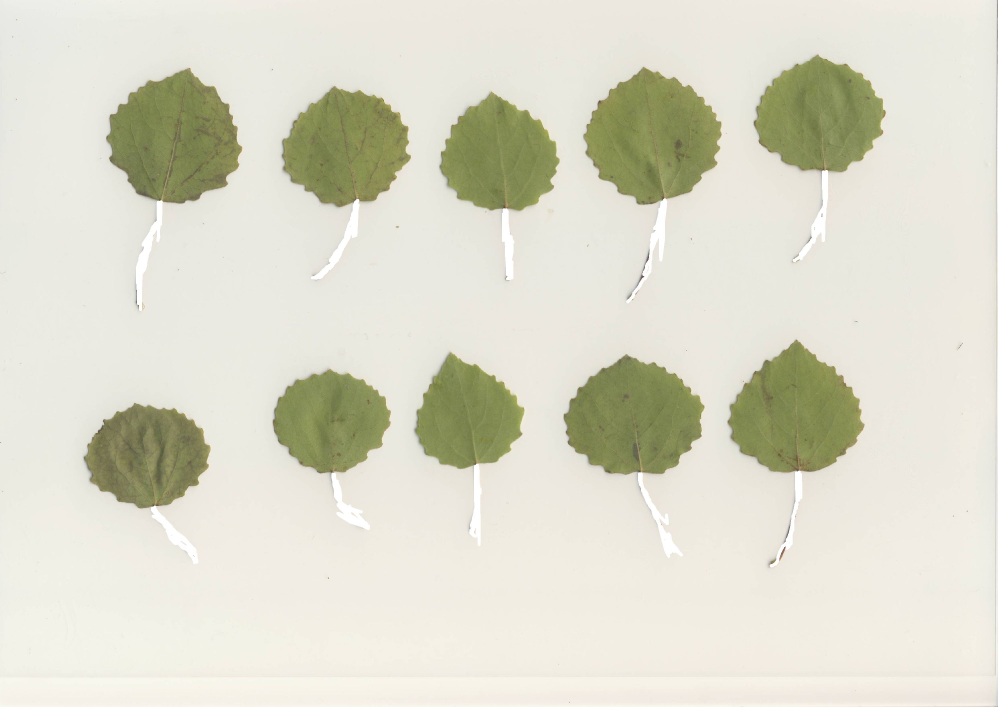
#> input picture extract_vein_by_region_grow/split_before/_25,38.JPG, 2992 x 2121 px (shown at 1/3 size); its folder holds only this picture in this run
$ python -i leave_splite.py   (imports and definitions only)
#> lines starting #> are read from the running program, lines starting #| are printed output that depends on the picture; after the words box and inside, x2 and y2 are one past the last pixel; in counts of white or black regions, pixels touching at a corner belong together
import numpy as np
import matplotlib.pyplot as plt
import matplotlib.patches as mpatches
from skimage import data,filters,segmentation,measure,morphology,color
import cv2
import os


def splite_img(image):
    """
    Args:
        image - leaves image to be splited
    Ret:
        a list that contains splited images
    """
#> called with image = 'split_before/_25,38.JPG'

    img=cv2.imread(image)
#> img is the input picture: shape (2121, 2992, 3); mean B, G, R 202.7, 218.9, 219.8

    # kernel = cv2.getStructuringElement(cv2.MORPH_RECT, (5, 5))
    # closed = cv2.morphologyEx(img, cv2.MORPH_CLOSE, kernel)
    # opened = cv2.morphologyEx(img, cv2.MORPH_OPEN, kernel)

    GrayImage=cv2.cvtColor(img,cv2.COLOR_BGR2GRAY)
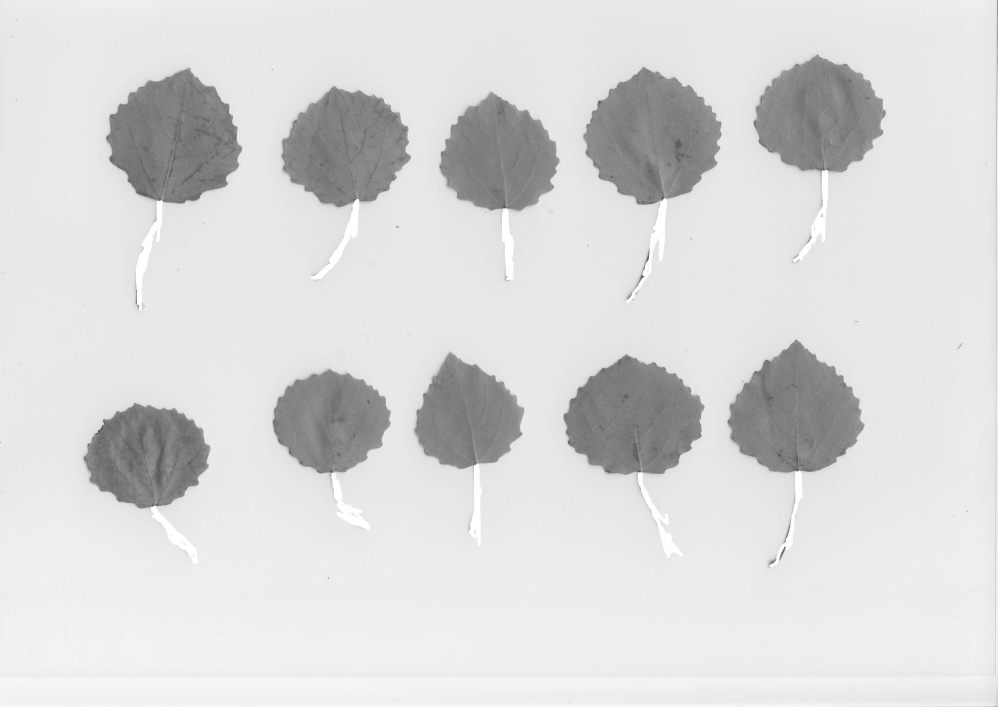
#> GrayImage: shape (2121, 2992) (shown at 1/3 size); min 61, max 255, mean 217.3
    ret,thresh2=cv2.threshold(GrayImage,165,255,cv2.THRESH_BINARY_INV)
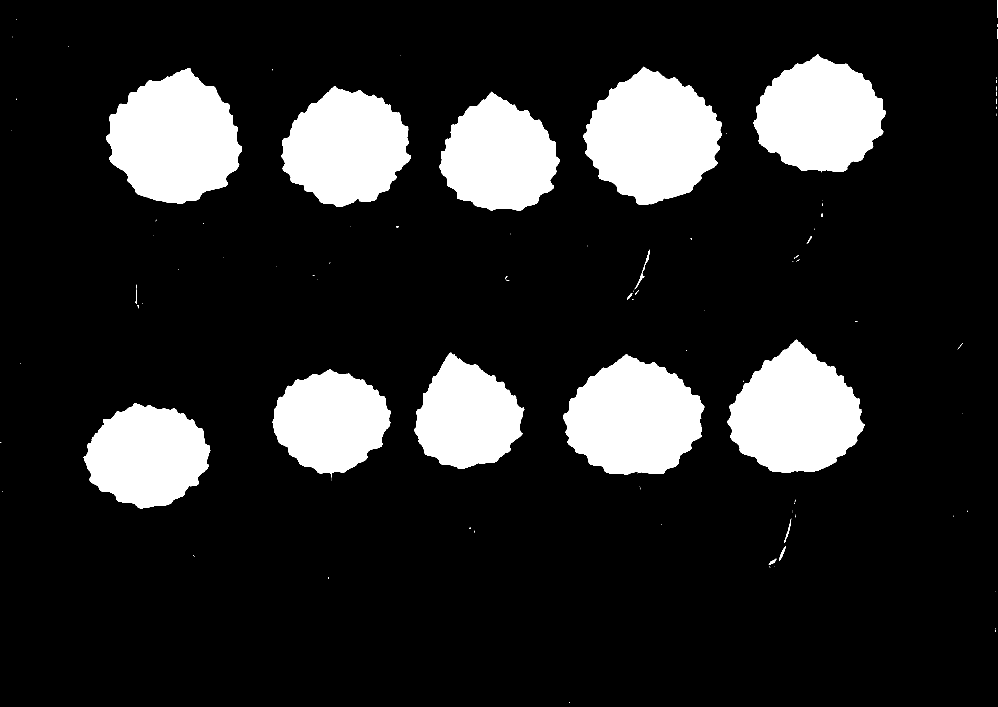
#> thresh2: shape (2121, 2992) (shown at 1/3 size); 15.5% white; 118 white regions (94 under 20 px), largest, box (x1, y1, x2, y2) and area: (1750, 200, 2164, 614) 117809, (319, 204, 726, 611) 116024, (2183, 1019, 2593, 1418) 109348

    thresh =filters.threshold_otsu(thresh2) #阈值分割
#> thresh = 0
    bw =morphology.closing(thresh2 > thresh, morphology.square(3)) #闭运算
#> bw: shape (2121, 2992) bool; 15.5% white; 99 white regions (73 under 20 px), largest, box (x1, y1, x2, y2) and area: (1750, 200, 2164, 614) 117862, (319, 204, 726, 611) 116072, (2183, 1019, 2593, 1418) 109379

    cleared = bw.copy()  #复制
    segmentation.clear_border(cleared)  #清除与边界相连的目标物

    label_image =measure.label(cleared)  #连通区域标记
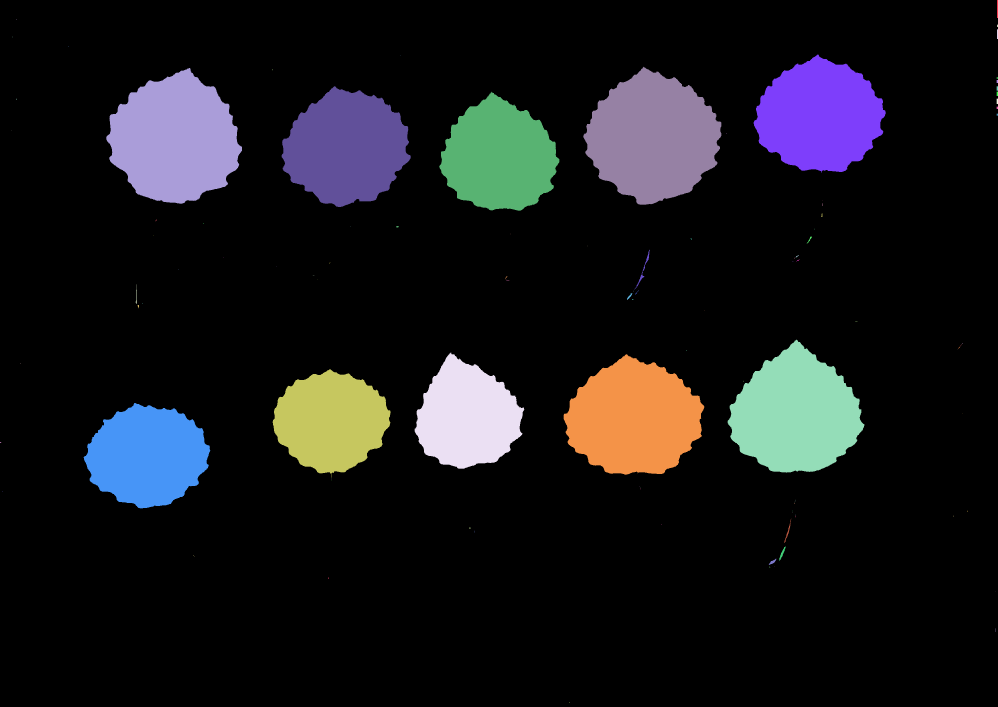
#> label_image: shape (2121, 2992) int32 (shown at 1/3 size); 100 distinct labels, from 0 to 99; one colour per label, 0 black
    borders = np.logical_xor(bw, cleared) #异或
#> borders: shape (2121, 2992) bool; every value is 0
    label_image[borders] = -1
    image_label_overlay =color.label2rgb(label_image, image=thresh2) #不同标记用不同颜色显示
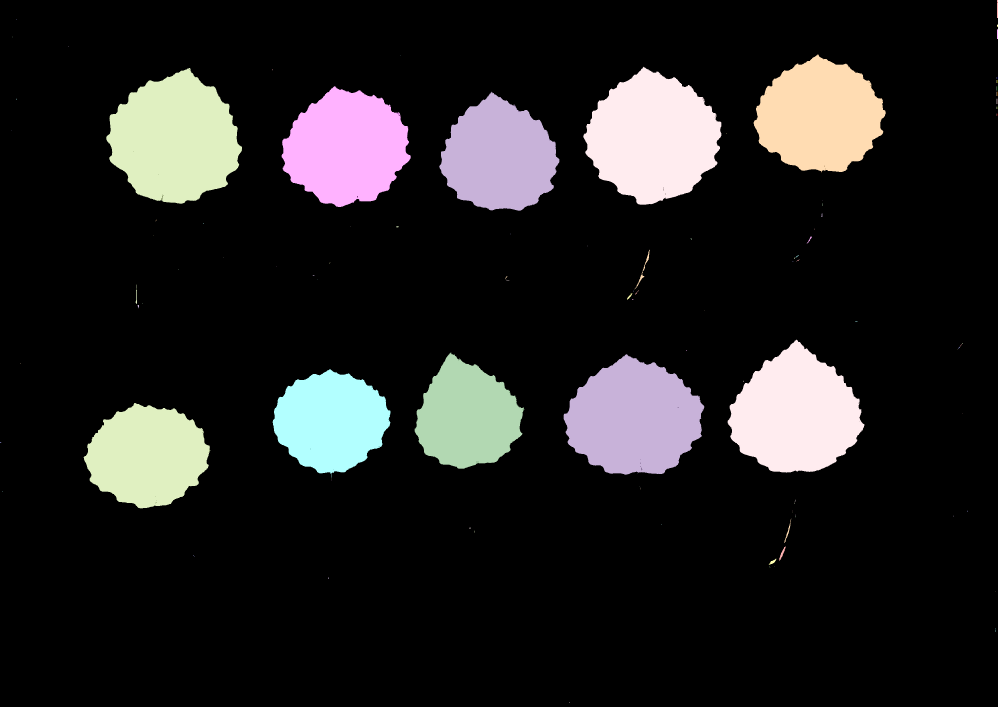
#> image_label_overlay: shape (2121, 2992, 3) float64 (shown at 1/3 size); mean R, G, B 0.137, 0.132, 0.132

    # fig,(ax0,ax1)= plt.subplots(1,2, figsize=(8, 6))
    # ax0.imshow(cleared,plt.cm.gray)
    # ax1.imshow(image_label_overlay)

    rec=[]
    for region in measure.regionprops(label_image): #循环得到每一个连通区域属性集
        #忽略小区域
        if region.area < 2000 or region.area>1e6:
            continue
        # print(region.bbox)
        # print(region.centroid)

        #绘制外包矩形
        minr, minc, maxr, maxc = region.bbox
        region_crop = [minr, maxr, minc, maxc]
        rect = mpatches.Rectangle((minc, minr), maxc - minc, maxr - minr,
                                  fill=False, edgecolor='red', linewidth=2)
        # ax1.add_patch(rect)
        rec.append(region_crop)
#> this loop made 99 passes
#> (minr, minc, maxr, maxc, region_crop) on passes 7, 9, 10, 14, 16, 59: (163, 2261, 519, 2657, [163, 519, 2261, 2657]), (200, 1750, 614, 2164, [200, 614, 1750, 2164]), (204, 319, 611, 726, [204, 611, 319, 726]), (259, 845, 621, 1232, [259, 621, 845, 1232]), (275, 1318, 632, 1678, [275, 632, 1318, 1678]), (1019, 2183, 1418, 2593, [1019, 1418, 2183, 2593])
#> after the loop, rec = [[163, 519, 2261, 2657], [200, 614, 1750, 2164], [204, 611, 319, 726], [259, 621, 845, 1232], [275, 632, 1318, 1678], [1019, 1418, 2183, 2593], [1057, 1406, 1244, 1573], [1063, 1424, 1691, 2113], [1107, 1433, 818, 1172], [1209, 1525, 251, 631]]
    # print(rec)

    rec1 = [x for x in rec if (x[0] <=1000) and ((x[1]-x[0])/(x[3]-x[2])<10) and ((x[1]-x[0])/(x[3]-x[2])>0.1)]
#> rec1 = [[163, 519, 2261, 2657], [200, 614, 1750, 2164], [204, 611, 319, 726], [259, 621, 845, 1232], [275, 632, 1318, 1678]]
    rec2 = [x for x in rec if (x[0] > 1000) and ((x[1]-x[0])/(x[3]-x[2])<10) and ((x[1]-x[0])/(x[3]-x[2])>0.1)]
#> rec2 = [[1019, 1418, 2183, 2593], [1057, 1406, 1244, 1573], [1063, 1424, 1691, 2113], [1107, 1433, 818, 1172], [1209, 1525, 251, 631]]
    rec1 = sorted(rec1, key=lambda x: x[2])
#> rec1 = [[204, 611, 319, 726], [259, 621, 845, 1232], [275, 632, 1318, 1678], [200, 614, 1750, 2164], [163, 519, 2261, 2657]]
    rec2 = sorted(rec2, key=lambda x: x[2])
#> rec2 = [[1209, 1525, 251, 631], [1107, 1433, 818, 1172], [1057, 1406, 1244, 1573], [1063, 1424, 1691, 2113], [1019, 1418, 2183, 2593]]
    rec3 = rec1 + rec2
#> rec3 = [[204, 611, 319, 726], [259, 621, 845, 1232], [275, 632, 1318, 1678], [200, 614, 1750, 2164], [163, 519, 2261, 2657], [1209, 1525, 251, 631], [1107, 1433, 818, 1172], [1057, 1406, 1244, 1573], [1063, 1424, 1691, 2113], [1019, 1418, 2183, 2593]]
    # print(rec3)

    # fig.tight_layout()
    # plt.show()
    a = []
    for x in rec3:
        crop_img = img[x[0]:x[1], x[2]:x[3]]
        a.append(crop_img)
#> this loop made 10 passes
#> pass 1, in splite_img, `crop_img = img[x[0]:x[1], x[2]:x[3]]`:
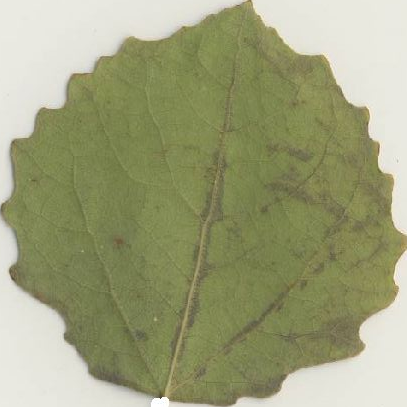
#> crop_img: shape (407, 407, 3); mean B, G, R 122.8, 160.1, 157.1
#> pass 2, in splite_img, `crop_img = img[x[0]:x[1], x[2]:x[3]]`:
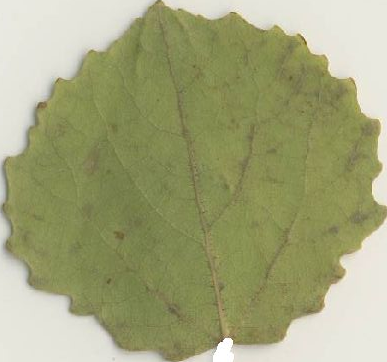
#> crop_img: shape (362, 387, 3); mean B, G, R 122, 164, 161.4
#> pass 3, in splite_img, `crop_img = img[x[0]:x[1], x[2]:x[3]]`:
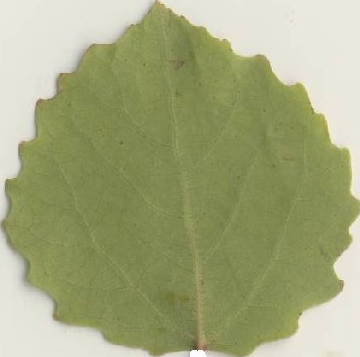
#> crop_img: shape (357, 360, 3); mean B, G, R 123.8, 167, 161.8
#> after the loop, a = 10 items
        # cv2.imshow('cropped', crop_img)
        # cv2.waitKey(0)
    return a


def get_imlist(path):
    """
    Returns a list of filenames for all jpg images in a directory. """

    return [os.path.join(path,f) for f in os.listdir(path) if f.endswith('.JPG')]


def split_save_images(img_path, save_path):
    '''
    Args: img_path : for example - './split_before/'
          save_path : for example - './split_after/'

    '''
    images_list = get_imlist(img_path)
    f = os.listdir(img_path)
    print(f)
    print(images_list)

    for d in range(len(images_list)):
        print(images_list[d]+' is being splited ......')
        seg =splite_img(images_list[d])

        for x in range(len(seg)):
            cv2.imwrite(save_path+"seg" +f[d]+'_%x'%x + ".jpg", seg[x])
        print(images_list[d]+ ' is done')
    print('the whole process is done')

>>> result = splite_img('split_before/_25,38.JPG')
#> result = 10 items
